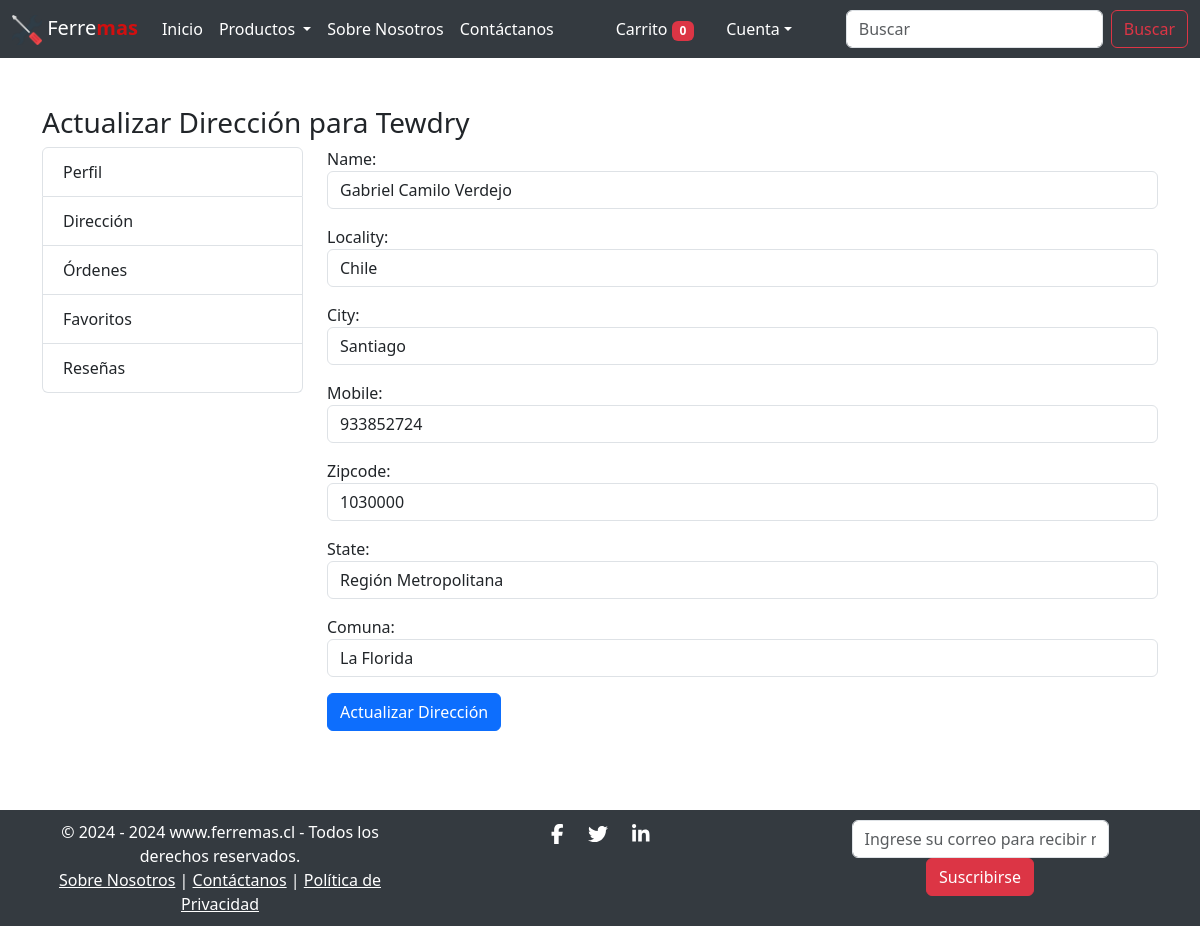
Screenshot of /update-address/3/ (signed in) with the database file from the repository.
### core/models.py (models this page shows, shortened)
class Address(models.Model):
    user = models.ForeignKey(User, on_delete=models.CASCADE)
    name = models.CharField(max_length=200)
    locality = models.ForeignKey(Country, on_delete=models.CASCADE)
    city = models.CharField(max_length=50)
    mobile = models.CharField(max_length=15)
    zipcode = models.CharField(max_length=10)
    state = models.ForeignKey(Region, on_delete=models.CASCADE)
    comuna = models.ForeignKey(Comuna, on_delete=models.CASCADE)

### core/views.py (the view, shortened to what this page needs)
# urls.py: path('update-address/<int:pk>/', UpdateAddressView.as_view(), name='update_address'),
class UpdateAddressView(LoginRequiredMixin, View):
    def get(self, request, pk):
        address = get_object_or_404(Address, pk=pk)
        form = AddressForm(instance=address)
        return render(request, 'app/update_address.html', {'form': form, 'address': address})

### core/context_processors.py (called while the page is built)
def cart_item_count(request):
    if request.user.is_authenticated:
        cart_count = Cart.objects.filter(user=request.user).count()
    else:
        cart_count = 0
    return {'totalitems': cart_count}

### core/models.py (called while the page is built)
    def __str__(self):
        return self.name

    def __str__(self):
        return self.name

    def __str__(self):
        return self.name

### core/templatetags/custom_filters.py (called while the page is built)
@register.filter(name='has_group')
def has_group(user, group_name):
    return user.groups.filter(name=group_name).exists()

### core/templates/app/update_address.html (shortened to what this page needs)
{% extends 'app/base.html' %}
{% load static %}
{% block main-content %}
<div class="container my-5">
    <div class="row">
        <h3>Actualizar Dirección para <span class="text-capitalize">{{ request.user }}</span></h3>
        <div class="col-md-3">
            {% include 'app/profile_menu.html' %}
        </div>
        <div class="col-md-9">
            <form action="" method="post">
                {% for field in form %}
                    <div class="mb-3">
                        {{ field.label_tag }} {{ field }}
                    </div>
                {% endfor %}
                <button type="submit" class="btn btn-primary">Actualizar Dirección</button>
            </form>
        </div>
    </div>
</div>
{% endblock main-content %}

### rows the page displays
Address: form "Gabriel Camilo Verdejo" "Chile" "Santiago" "933852724" "1030000" "Región Metropolitana" "La Florida"

### other values shown
{{ totalitems }} "0"
{{ request.user }} "Tewdry"
{{ field.label_tag }} "Name:" "Locality:" "City:" "Mobile:" "Zipcode:" "State:" "Comuna:"
